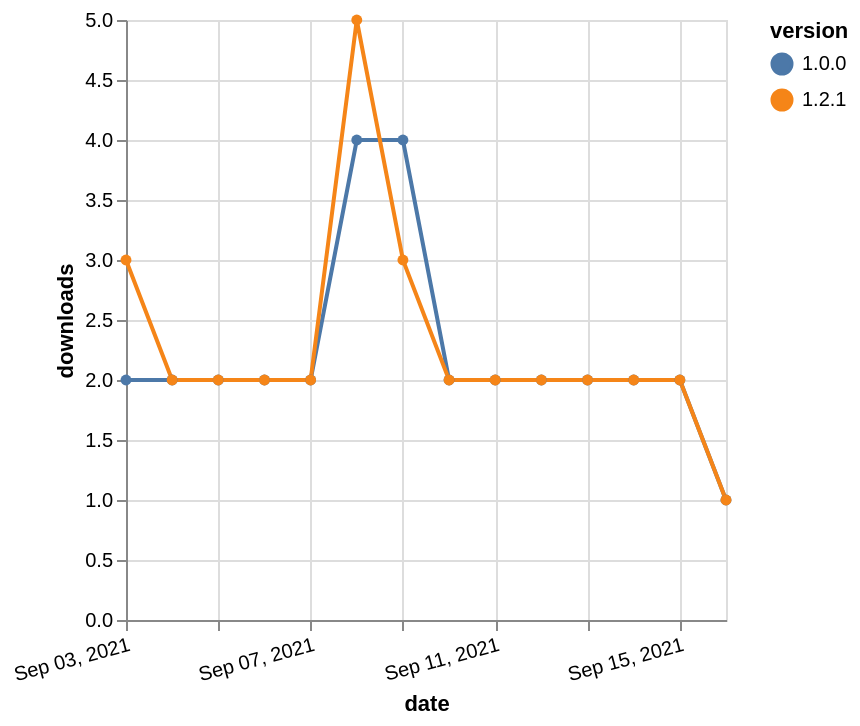

Vega-Lite specification for this chart:
### Vega-Lite specification from a JSON file in a GitHub repository (floating-point values rounded to 4 significant figures)
{"$schema": "https://vega.github.io/schema/vega-lite/v5.json", "description": "A simple bar chart with embedded data.", "data": {"values": [{"date": "2021-09-03", "total": 697, "delta": 2, "version": "1.0.0"}, {"date": "2021-09-04", "total": 699, "delta": 2, "version": "1.0.0"}, {"date": "2021-09-05", "total": 701, "delta": 2, "version": "1.0.0"}, {"date": "2021-09-06", "total": 703, "delta": 2, "version": "1.0.0"}, {"date": "2021-09-07", "total": 705, "delta": 2, "version": "1.0.0"}, {"date": "2021-09-08", "total": 709, "delta": 4, "version": "1.0.0"}, {"date": "2021-09-09", "total": 713, "delta": 4, "version": "1.0.0"}, {"date": "2021-09-10", "total": 715, "delta": 2, "version": "1.0.0"}, {"date": "2021-09-11", "total": 717, "delta": 2, "version": "1.0.0"}, {"date": "2021-09-12", "total": 719, "delta": 2, "version": "1.0.0"}, {"date": "2021-09-13", "total": 721, "delta": 2, "version": "1.0.0"}, {"date": "2021-09-14", "total": 723, "delta": 2, "version": "1.0.0"}, {"date": "2021-09-15", "total": 725, "delta": 2, "version": "1.0.0"}, {"date": "2021-09-16", "total": 726, "delta": 1, "version": "1.0.0"}, {"date": "2021-09-03", "total": 224, "delta": 3, "version": "1.2.1"}, {"date": "2021-09-04", "total": 226, "delta": 2, "version": "1.2.1"}, {"date": "2021-09-05", "total": 228, "delta": 2, "version": "1.2.1"}, {"date": "2021-09-06", "total": 230, "delta": 2, "version": "1.2.1"}, {"date": "2021-09-07", "total": 232, "delta": 2, "version": "1.2.1"}, {"date": "2021-09-08", "total": 237, "delta": 5, "version": "1.2.1"}, {"date": "2021-09-09", "total": 240, "delta": 3, "version": "1.2.1"}, {"date": "2021-09-10", "total": 242, "delta": 2, "version": "1.2.1"}, {"date": "2021-09-11", "total": 244, "delta": 2, "version": "1.2.1"}, {"date": "2021-09-12", "total": 246, "delta": 2, "version": "1.2.1"}, {"date": "2021-09-13", "total": 248, "delta": 2, "version": "1.2.1"}, {"date": "2021-09-14", "total": 250, "delta": 2, "version": "1.2.1"}, {"date": "2021-09-15", "total": 252, "delta": 2, "version": "1.2.1"}, {"date": "2021-09-16", "total": 253, "delta": 1, "version": "1.2.1"}]}, "width": "container", "mark": {"type": "line", "point": {"filled": true}}, "encoding": {"x": {"field": "date", "type": "temporal", "timeUnit": "yearmonthdate", "title": "date", "axis": {"labelAngle": -15}}, "y": {"field": "delta", "type": "quantitative", "title": "downloads"}, "color": {"field": "version", "type": "nominal"}, "tooltip": {"field": "delta"}}}
